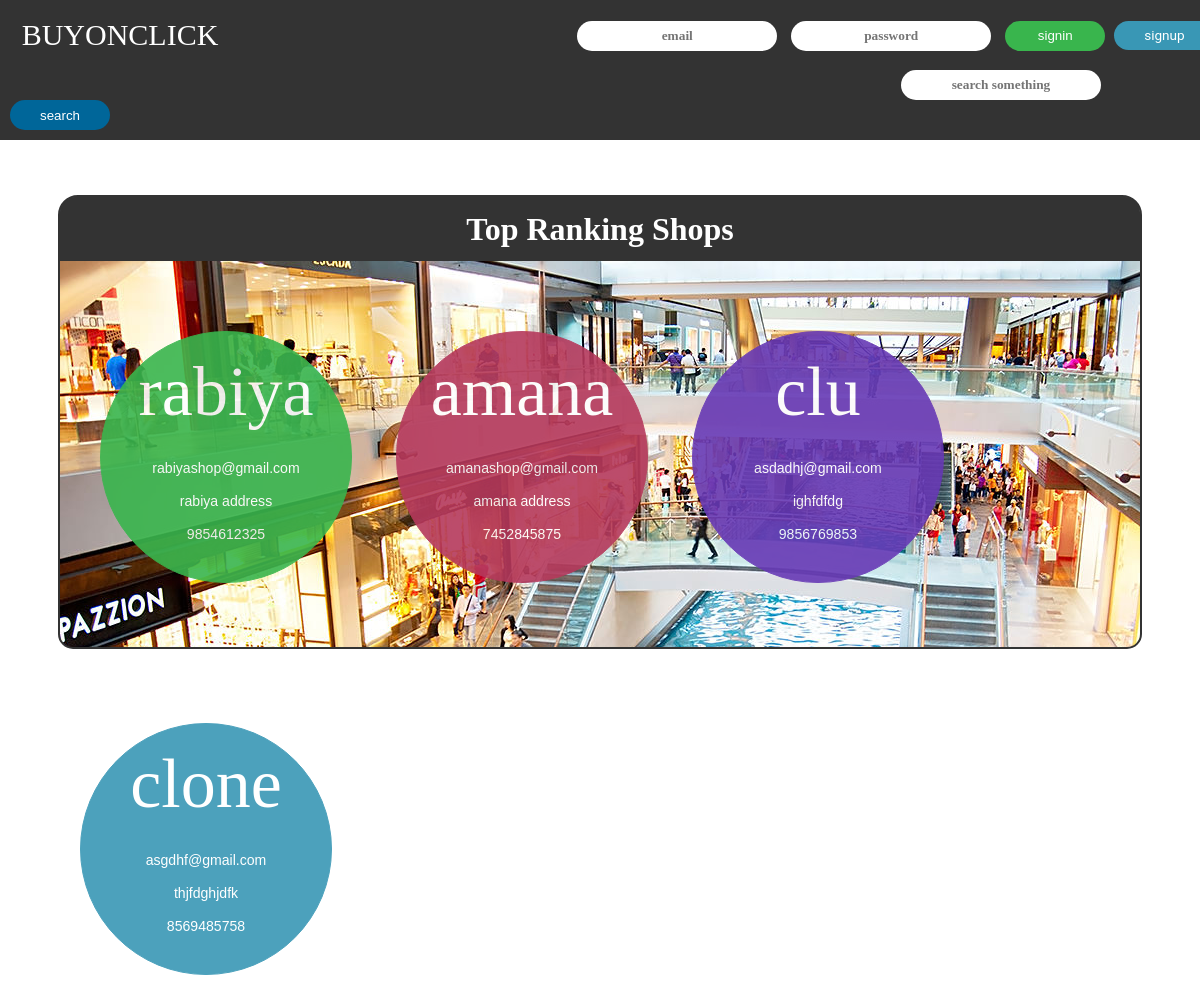
The page / on the database its author committed.
### tables this page shows
CREATE TABLE IF NOT EXISTS `shops` (
  `id` int(250) NOT NULL AUTO_INCREMENT,
  `shop_name` varchar(25) NOT NULL,
  `shop_id` varchar(250) NOT NULL,
  `password` varchar(30) NOT NULL,
  `shop_rank` int(250) NOT NULL,
  `shop_address` varchar(100) NOT NULL,
  `shop_phone` varchar(10) NOT NULL,
  `shop_mail` varchar(25) NOT NULL,
  `purchases` int(250) NOT NULL DEFAULT '0',
  PRIMARY KEY (`id`)
);

### index.php (the view, shortened to what this page needs)
<?php
	include 'db.php';
	$mode="nouser";
?>
<html>
<head>
	<link rel="stylesheet" type="text/css" href="main.css">
</head>
<body>
	<?php
		if($mode=='nouser'){
			include 'nousertopbar.php';
		}
	?>
    <div class="search-panel" id="search-section">
        <span class="search-portion-span">
            <input type="text" class="top-panel-input custom-margin" id="search-input" placeholder="search something">
            <button class="search-button" id="search-button">search</button>
        </span>
    </div>
    <div class="shop-panel" id="shop-panel">
		<div class="shop-panel-header">Top Ranking Shops</div>
		<div class="shop-panel-shops shop1" id="first-shop">
			<div class="shop-panel-shop-name">
				<?php
				$query1= mysqli_query($con, "SELECT * from shops WHERE `shop_rank`=1");
				$row1=mysqli_fetch_assoc($query1);
				echo $row1['shop_name'];
				?>
			</div>
			<div class="shop-panel-shop-address">
				<?php
				echo $row1['shop_mail'];
				echo "<br/>";
				echo $row1['shop_address'];
				echo "<br/>";
				echo $row1['shop_phone'];
				?>
			</div>
		</div>
		<div class="shop-panel-shops shop2" id="second-shop">
			<div class="shop-panel-shop-name">
				<?php
				$query2= mysqli_query($con, "SELECT * from shops WHERE `shop_rank`=2");
				$row2=mysqli_fetch_assoc($query2);
				echo $row2['shop_name'];
				?>
			</div>
			<div class="shop-panel-shop-address">
				<?php
				echo $row2['shop_mail'];
				echo "<br/>";
				echo $row2['shop_address'];
				echo "<br/>";
				echo $row2['shop_phone'];
				?>
			</div>
		</div>
		<div class="shop-panel-shops shop3" id="third-shop">
			<div class="shop-panel-shop-name">
				<?php
				$query3= mysqli_query($con, "SELECT * from shops WHERE `shop_rank`=3");
				$row3=mysqli_fetch_assoc($query3);
				echo $row3['shop_name'];
				?>
			</div>
			<div class="shop-panel-shop-address">
				<?php
				echo $row3['shop_mail'];
				echo "<br/>";
				echo $row3['shop_address'];
				echo "<br/>";
				echo $row3['shop_phone'];
				?>
			</div>
		</div>
		<div class="shop-panel-shops shop4" id="fourth-shop">
			<div class="shop-panel-shop-name">
				<?php
				$query4= mysqli_query($con, "SELECT * from shops WHERE `shop_rank`=4");
				$row4=mysqli_fetch_assoc($query4);
				echo $row4['shop_name'];
				?>
			</div>
			<div class="shop-panel-shop-address">
				<?php
				echo $row4['shop_mail'];
				echo "<br/>";
				echo $row4['shop_address'];
				echo "<br/>";
				echo $row4['shop_phone'];
				?>
			</div>
		</div>
	</div>
</body>
</html>

### nousertopbar.php
<!DOCTYPE html>
<html>
<head>
  <link rel="stylesheet" type="text/css" href="main.css">
</head>
<body>
<div class="top-panel">
<div class="fh-top-panel" id="fh-top-panel">BUYONCLICK</div>
<div class="sh-top-panel">
    <input type="text" class="top-panel-input" name="email" placeholder="email" autocomplete="off" id="login-email" />
    <input type="password" class="top-panel-input" name="password" placeholder="password" autocomplete="off" id="login-password" />
    <input type="submit" class="top-panel-signin" name="submit" id="signin-button" value="signin">
    <div class="top-panel-signup custom-signup" id="signup-button">signup</div>
</div>
</div>
</body>
</html>

### main.css (style rules this page uses)
body { margin: 0px; font-family: roboto; }
.top-panel { width: 100%; height: 70px; background-color: #333; color: #F5F5F5; }
.fh-top-panel { width: 20%; line-height: 70px; text-align: center; font-family: Neon Lights; font-size: 30px; color: #FFFFFF; display: inline-block; cursor: pointer; }
.sh-top-panel { float: right; line-height: 70px; text-align: center; width: 60%; }
.top-panel-input { height: 30px; border: 0px; border-radius: 20px; outline: none; text-align: center; margin: auto 5px; color: #333; width: 200px; font-family: "Laksaman"; font-weight: bold; }
.top-panel-input::placeholder { text-align: center; }
.top-panel-signin { height: 30px; border: 0px; border-radius: 20px; outline: none; text-align: center; margin: auto 5px; width: 100px; background-color: #39B54D; color: #FFFFFF; cursor: pointer; }
.top-panel-signup { border: 0px; border-radius: 20px; outline: none; text-align: center; padding-left: 30px; padding-right: 30px; padding-top: 6px; padding-bottom: 7px; background-color: #3997B5; color: #FFFFFF; display: inline; font-size: 85%; cursor: pointer; }
.shop-panel { height: 450px; width: 90%; background-color: #FFFFFF; margin-left: auto; margin-right: auto; margin-top: 55px; border: 2px solid #333; border-top-right-radius: 20px; border-top-left-radius: 20px; border-bottom-left-radius: 15px; border-bottom-right-radius: 15px; background-image: url(img/img3.jpg); }
.shop-panel-header { margin: auto; text-align: center; background-color: #333; border: 2px solid #333; font-family: "Port Credit"; font-size: 200%; font-weight: bold; color: #FFF; line-height: 60px; border-top-right-radius: 15px; border-top-left-radius: 15px; }
.shop-panel-shops { height: 250px; width: 250px; margin: 70px 20px; display: inline-block; border: 1px solid #aaa; border-radius: 50%; opacity: 0.9; cursor: pointer; }
.shop-panel-shops.shop1 { margin-left: 40px; background-color: #39B54D; border: 1px solid #39B54D; }
.shop-panel-shops.shop2 { background-color: #B5395C; border: 1px solid #B5395C; }
.shop-panel-shops.shop3 { background-color: #6739B5; border: 1px solid #6739B5; }
.shop-panel-shops.shop4 { background-color: #3997B5; border: 1px solid #3997B5; }
.shop-panel-shop-name { text-align: center; line-height: 120px; font-family: LittleLordFontleroy; font-size: 70px; color: #FFF; }
.shop-panel-shop-address { text-align: center; line-height: 33px; font-family: "Helvetica"; color: #FFF; font-size: 88%; }
.search-panel { width: 100%; font-family: 'roboto'; height: 70px; background-color: #333333; margin-top: 0px; }
.search-button { background-color: #006699; border-radius: 20px; border: 0px; height: 30px; outline: none; cursor: pointer; color: #FFFFFF; padding-left: 30px; padding-right: 30px; margin: auto 10px; }
.custom-margin { margin: auto auto auto 57px; }
.search-portion-span { line-height: 70px; }
.custom-signup { margin-right: -107; }

### rows shown on the page
shops: shop_name "rabiya", shop_mail "rabiyashop@gmail.com", shop_address "rabiya address", shop_phone "9854612325"
shops: shop_name "amana", shop_mail "amanashop@gmail.com", shop_address "amana address", shop_phone "7452845875"
shops: shop_name "clu", shop_mail "asdadhj@gmail.com", shop_address "ighfdfdg", shop_phone "9856769853"
shops: shop_name "clone", shop_mail "asgdhf@gmail.com", shop_address "thjfdghjdfk", shop_phone "8569485758"
